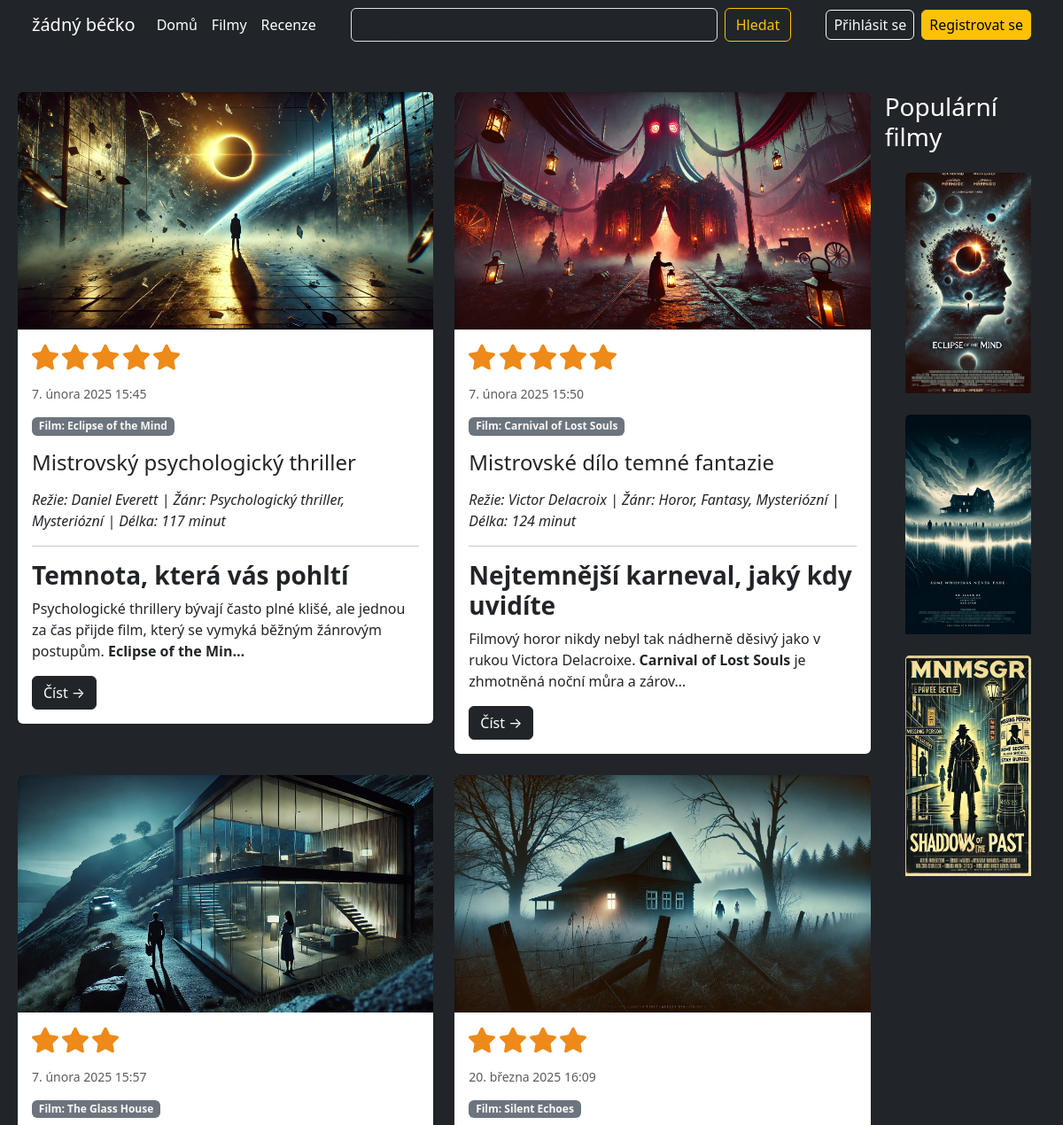
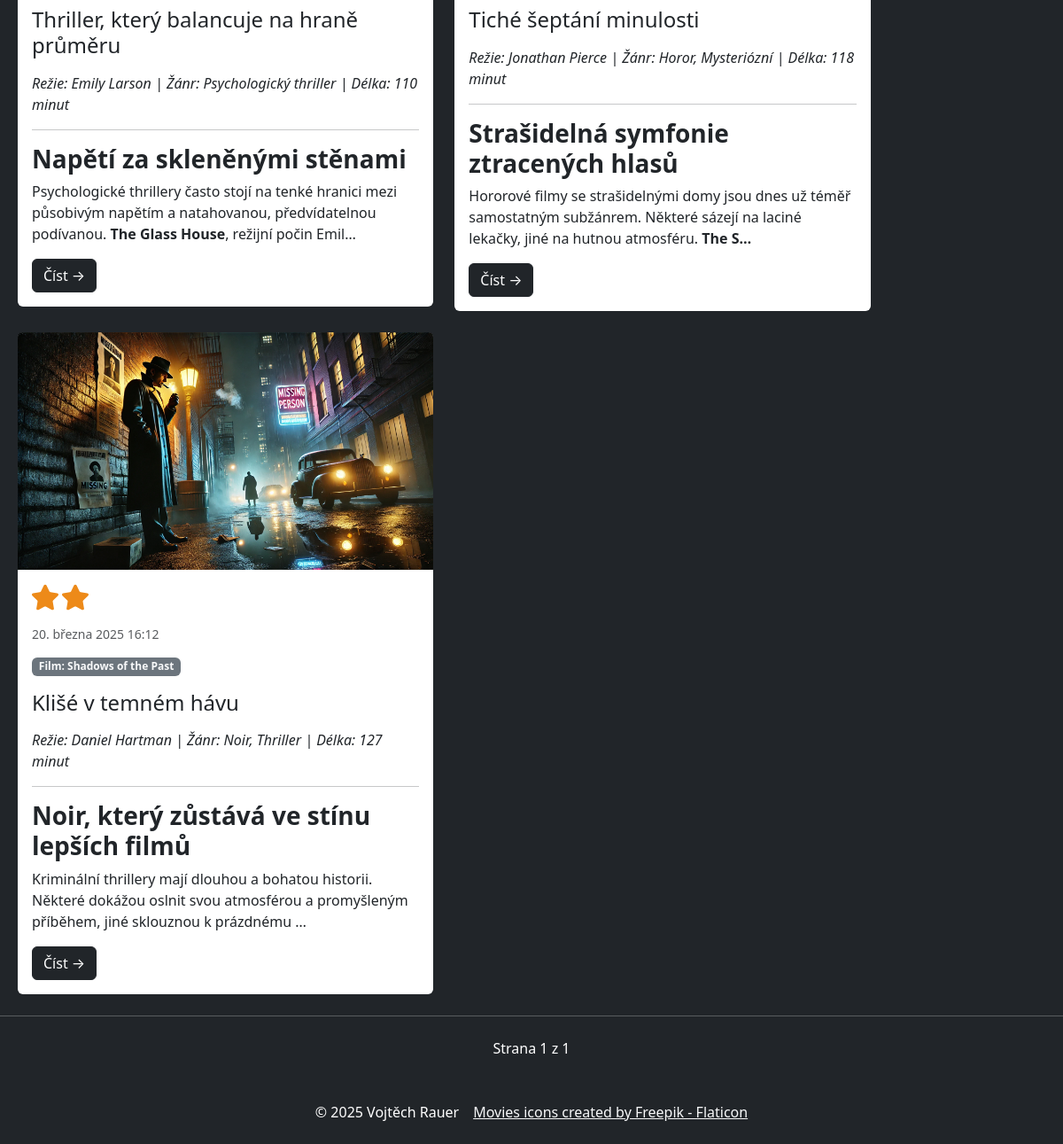
The page /recenze/ on the database its author committed (2 pictures, top to bottom).
### blog/models.py (models this page shows, shortened)
class Review(models.Model): #class representing a film review
    class Meta:
        verbose_name = 'Recenze'
        verbose_name_plural = 'Recenze'
    class Rating(models.IntegerChoices): #choices for field 'rating' with integer values and respectively their UI representations
        A = 5, '5 ⭐'
        B = 4, '4 ⭐'
        C = 3, '3 ⭐'
        D = 2, '2 ⭐'
        E = 1, '1 ⭐'
        F = 0, '0 ⭐'
    title = models.CharField(max_length=200)
    slug = models.SlugField(unique=True)
    film = models.ForeignKey(Film, on_delete=models.CASCADE)
    body = CKEditor5Field('Text', config_name='extends') #ck-editor field enabling user to further format the text of their review
    author = models.ForeignKey(User, on_delete=models.CASCADE)
    created = models.DateTimeField(auto_now_add=True)
    edited = models.DateTimeField(auto_now=True)
    image = models.ImageField(upload_to='review_headers/', default='review_headers/dummy_header.png', blank=True, null=True)
    rating = models.IntegerField(
        choices=Rating.choices
    )

class Film(models.Model): #class representing a film
    class Meta:
        verbose_name = 'Film'
        verbose_name_plural = 'Filmy'
    title = models.CharField(max_length=200)
    slug = models.SlugField(unique=True)
    image = models.ImageField(upload_to='posters/', default='posters/dummy_poster.png', blank=True, null=True) #if the film poster wasn't added by user, a default dummy poster is provided
    director = models.ForeignKey(Director, null=True, on_delete=models.SET_NULL) #linking the Film class to the Director class
    summary = models.TextField()
    tags = TaggableManager(blank=True)

### blog/views.py (the view)
# urls.py: path('recenze/', views.review_list, name='review-list'),
def review_list(request): #function view rendering the list of all reviews
    popular_films = Film.objects.all()[:3]
    query_title = request.GET.get('hledat')
    if query_title:
        review_list = Review.objects.filter(title__icontains=query_title)
    else:
        review_list = Review.objects.all()
    paginator = Paginator(review_list, 6)
    page = request.GET.get('page', 1)
    reviews = paginator.page(page)
    context = {'reviews': reviews, 'popular_films': popular_films}
    return render(request, 'blog/review/list.html', context)

### blog/templates/blog/review/list.html (shortened to what this page needs)
{% extends 'blog/main.html' %}
{% load static %}
{% block content %}
<div class="container-fluid">
    <div class="row gx-2 mt-5">
        <div class="col-lg-10">
            <div class="row px-2">
                {% for review in reviews %}
                <div class="col-md-6">
                    <div class="card mb-4 bg-white border-0">
                        <a href="{% url 'review-detail' review.slug %}"><img class="card-img-top" src="{{ review.image.url }}" alt="..." /></a>
                        <div class="card-body">
                            <div class="rating">
                                {% for _ in ""|rjust:review.rating %}
                                <img src="{% static 'assets/star.svg' %}" class="ml-3 mb-3" style="height: 30px;"/>
                                {% endfor %}
                            </div>
                            <div class="small text-muted">{{ review.created }}</div>
                            <a class="badge bg-secondary text-decoration-none link-light my-3" href="{% url 'film-detail' review.film.slug %}">Film: {{ review.film.title }}</a>
                            <h2 class="card-title h4">{{ review.title }}</h2>
                            <p class="card-text">{{ review.body|truncatechars_html:250|safe }}</p>
                            <div class="d-flex justify-content-between">
                                <a class="btn btn-dark" href="{% url 'review-detail' review.slug %}">Číst →</a>
                            </div>
                        </div>
                    </div>
                </div>
                {% endfor %}
            </div>
        </div>
        <div class="col-lg-2">
            <div class="card mb-4 bg-dark text-white border-0">
                  <div class="h3 mb-4 d-flex justify-content-center">Populární filmy</div>
                  {% for film in popular_films %}
                  <div>
                     <div class="card mb-4 border-0 w-75 mx-auto">
                         <a href="#!"><img class="card-img-top" src="{{ film.image.url }}" alt="..." /></a>
                       </div>
                   </div>
                  {% endfor %}
                </div>
                </div>
    </div>
</div>
{% include 'blog/pagination.html' with page=reviews %}
{% endblock content %}

### rows shown on the page
Review: image (picture), rating 5 (drawn), created "7. února 2025 15:45", film "Eclipse of the Mind", title "Mistrovský psychologický thriller", body "Režie: Daniel Everett | Žánr: Psychologický thriller, Mysteriózní | Délka: 117 minut Temnota, která vás pohltí Psychologické thrillery bývají často plné klišé, ale jednou za čas přijde film, který se vymyká běžným žánrovým postupům. Eclipse of the Min…"
Review: image (picture), rating 5 (drawn), created "7. února 2025 15:50", film "Carnival of Lost Souls", title "Mistrovské dílo temné fantazie", body "Režie: Victor Delacroix | Žánr: Horor, Fantasy, Mysteriózní | Délka: 124 minut Nejtemnější karneval, jaký kdy uvidíte Filmový horor nikdy nebyl tak nádherně děsivý jako v rukou Victora Delacroixe. Carnival of Lost Souls je zhmotněná noční můra a zárov…"
Review: image (picture), rating 3 (drawn), created "7. února 2025 15:57", film "The Glass House", title "Thriller, který balancuje na hraně průměru", body "Režie: Emily Larson | Žánr: Psychologický thriller | Délka: 110 minut Napětí za skleněnými stěnami Psychologické thrillery často stojí na tenké hranici mezi působivým napětím a natahovanou, předvídatelnou podívanou. The Glass House , režijní počin Emil…"
Review: image (picture), rating 4 (drawn), created "20. března 2025 16:09", film "Silent Echoes", title "Tiché šeptání minulosti", body "Režie: Jonathan Pierce | Žánr: Horor, Mysteriózní | Délka: 118 minut Strašidelná symfonie ztracených hlasů Hororové filmy se strašidelnými domy jsou dnes už téměř samostatným subžánrem. Některé sázejí na laciné lekačky, jiné na hutnou atmosféru. The S…"
Review: image (picture), rating 2 (drawn), created "20. března 2025 16:12", film "Shadows of the Past", title "Klišé v temném hávu", body "Režie: Daniel Hartman | Žánr: Noir, Thriller | Délka: 127 minut Noir, který zůstává ve stínu lepších filmů Kriminální thrillery mají dlouhou a bohatou historii. Některé dokážou oslnit svou atmosférou a promyšleným příběhem, jiné sklouznou k prázdnému …"
Film: image (picture)
Film: image (picture)
Film: image (picture)

### other values the page prints
{{ page.number }} "1"
{{ page.paginator.num_pages }} "1"
